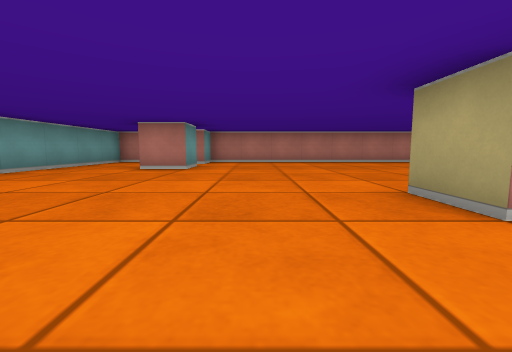
[1] (above)

16 first-person views from a walk through a cub3D maze. The camera is about half as high as the walls, tilts 6° down and sees 90° across. The floor is counted in squares. Each view is taken from the middle of a square. On the plan, view 1 faces up. The plan holds only what a view shows up to about 9 squares ahead; the rest is blank.

[2]
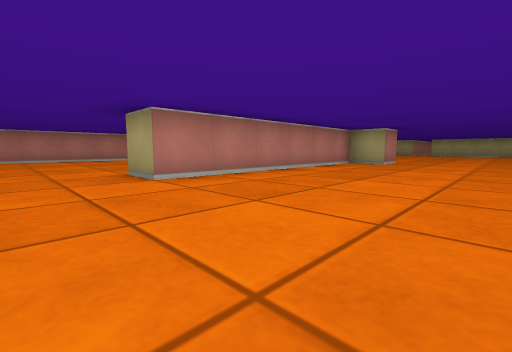

[3]
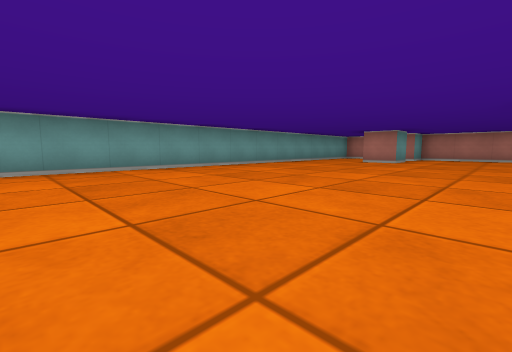

[4]
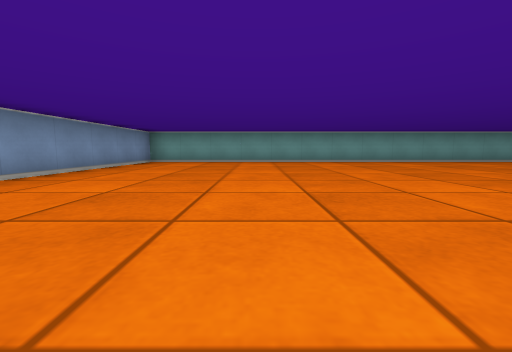

[5]
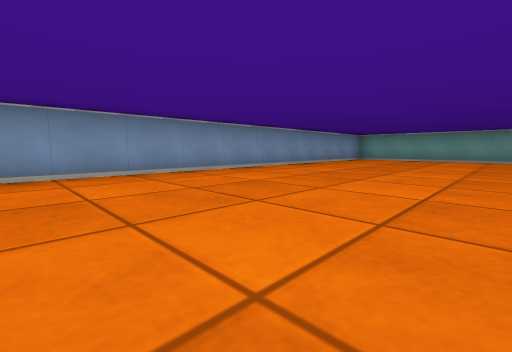

[6]
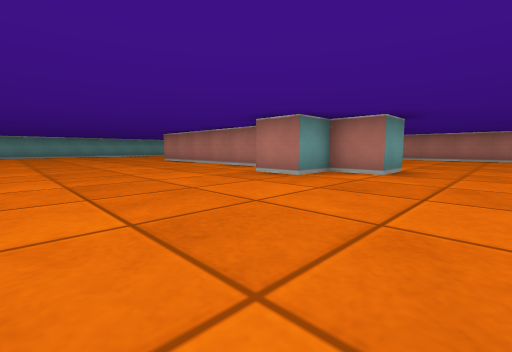

[7]
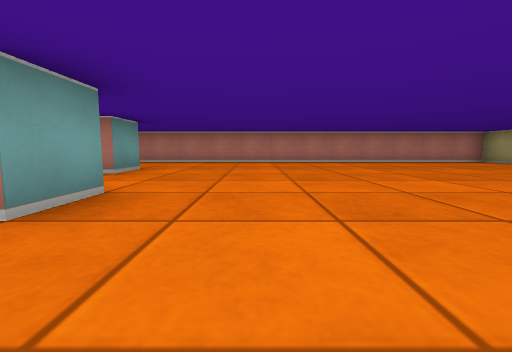

[8]
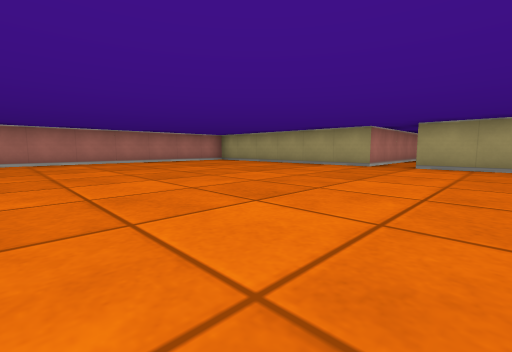

[9]
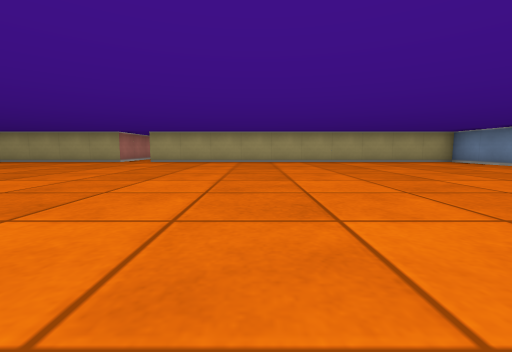

[10]
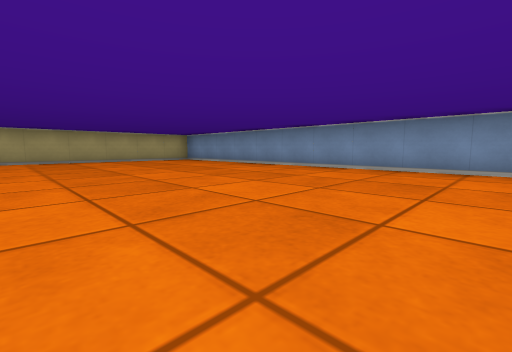

[11]
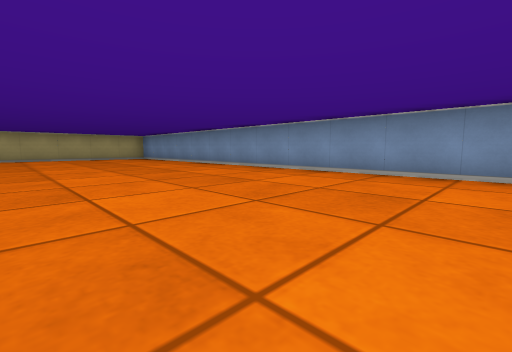

[12]
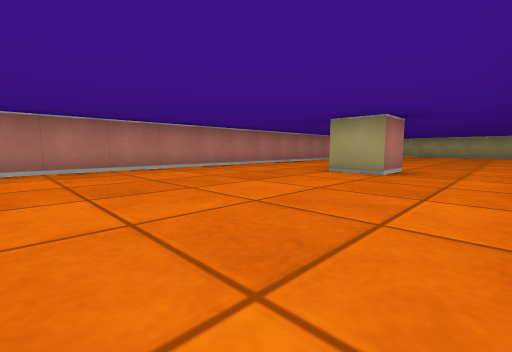

[13]
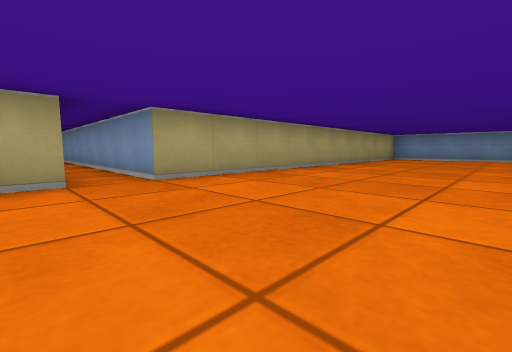

[14]
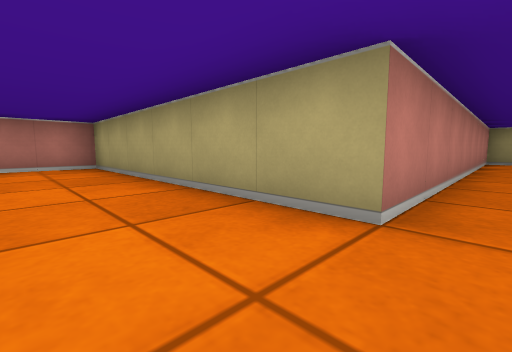

[15]
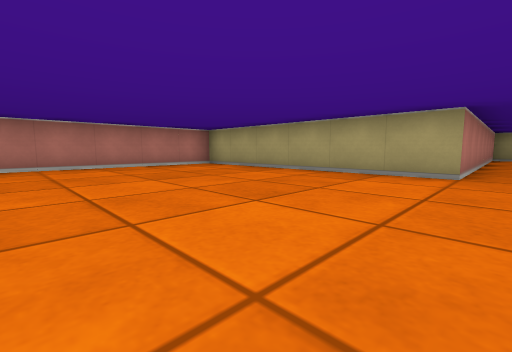

[16]
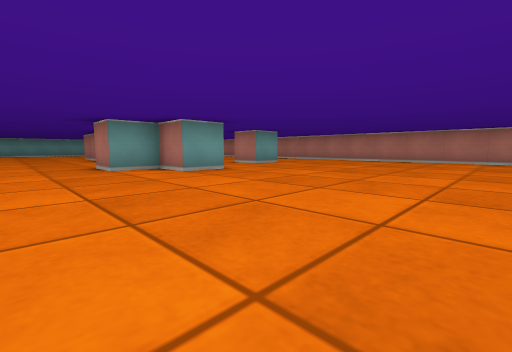

### Floor plan
Points are (right, up) in squares from view 1. A wall is a line through its corners. A room is listed if a view was taken in it or the views show most of it. See-through windows are left out.
Room 1 (views 1, 2, 3, 4, 5, 6, 7, 8, 9, 10, 11, 12, 13, 14, 15, 16)
walls: (9.5, 2.5) (9.5, 1.5) (8.5, 1.5) (8.5, 0.5) (7.5, 0.5) (7.5, 1.5) (1.5, 1.5) (1.5, 2.5); (8.5, 5.5) (8.5, 4.5) (7.5, 4.5) (7.5, 5.5); (-1.5, 6.5) (-1.5, 5.5) (-2.5, 5.5); (-3.8, 8.5) (-4.5, 8.5) (-4.5, -8.5) (18.5, -8.5) (18.5, 1.5) (25.5, 1.5); (26.5, 2) (26.5, 2.5) (18.5, 2.5) (18.5, 8.5) (-1.5, 8.5) (-1.5, 7.5)

Where each view was taken, in squares from view 1:
view 1: 0 up, 0 right, facing up
view 2: 2 down, 0 right, facing up-right
view 3: 3 down, 1 right, facing up-left
view 4: 5 down, 4 right, facing left
view 5: 4 down, 6 right, facing down-left
view 6: 3 down, 11 right, facing up-left
view 7: 0 up, 11 right, facing up
view 8: 0 up, 12 right, facing up-right
view 9: 2 down, 10 right, facing right
view 10: 3 down, 9 right, facing down-right
view 11: 4 down, 7 right, facing down-right
view 12: 3 up, 3 right, facing up-right
view 13: 3 up, 15 right, facing down-right
view 14: 2 up, 17 right, facing up-right
view 15: 2 up, 14 right, facing up-right
view 16: 1 down, 14 right, facing up-left
